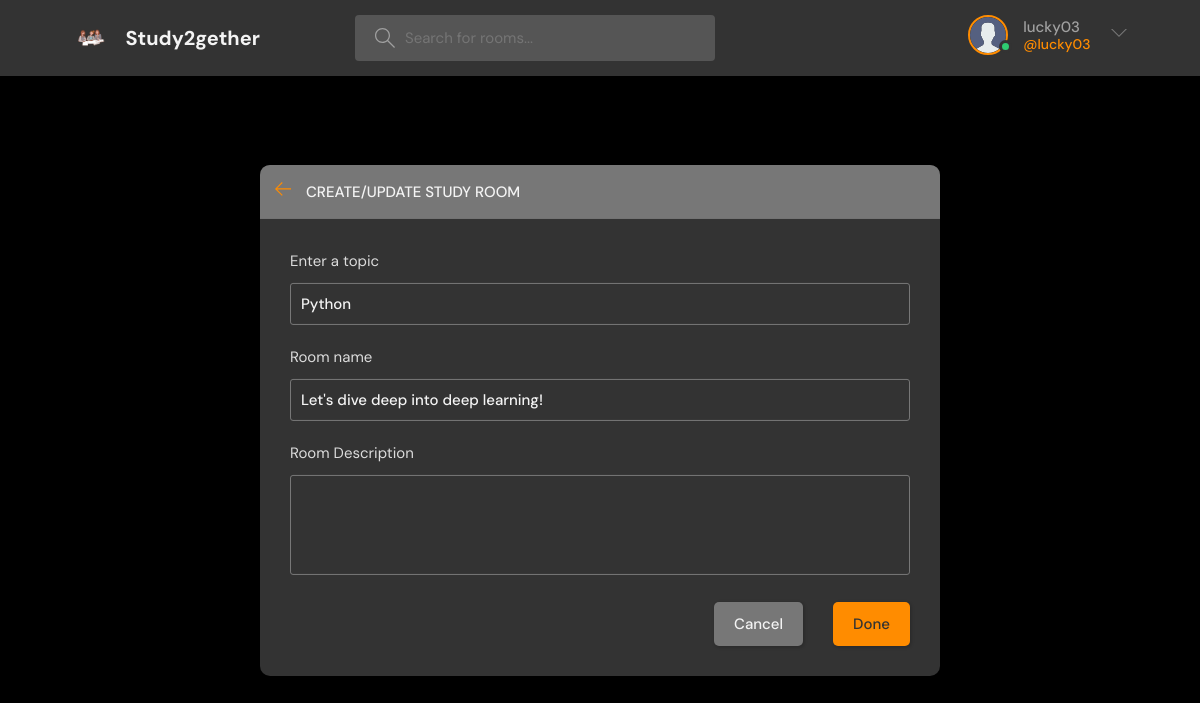
/update-room/2 (signed in), run on the app's committed database.
### base/models.py (models this page shows, shortened)
class User(AbstractUser):
    name = models.CharField(max_length=200, null=True)
    email = models.EmailField(unique=True,null=True)
    bio = models.TextField(null=True)
    avatar = models.ImageField(null=True, default="avatar.svg")
    USERNAME_FIELD = 'email'
    REQUIRED_FIELDS = []

class Room(models.Model):
    host = models.ForeignKey(User, on_delete=models.SET_NULL, null=True)
    topic = models.ForeignKey(Topic, on_delete=models.SET_NULL, null=True)
    name = models.CharField(max_length=200)
    description = models.TextField(null=True, blank=True)
    participants = models.ManyToManyField(User, related_name='participants')
    updated = models.DateTimeField(auto_now=True)
    created = models.DateTimeField(auto_now_add=True)
    class Meta:
        ordering = ['-updated', '-created']

class Topic(models.Model):
    name = models.CharField(max_length=200)

### base/views.py (the view, shortened to what this page needs)
# urls.py: path("update-room/<int:pk>", views.updateRoom, name="update-room"),
@login_required(login_url='/login')
def updateRoom(request, pk):
    room = Room.objects.get(id=pk)
    form = RoomForm(instance=room)
    topics = Topic.objects.all()
    if request.user != room.host:
        return HttpResponse("You are not allowed here")
    return render(request, 'base/room_form.html', {
        'form' : form,
        'topics' : topics,
        'room' : room
    })

### base/forms.py
class RoomForm(ModelForm):
    class Meta:
        model = Room
        fields = "__all__"
        exclude = ['host', 'participants']

### base/templates/base/room_form.html (shortened to what this page needs)
{% extends "main.html" %}
{% block content %}
  <main class="create-room layout">
    <div class="container">
      <div class="layout__box">
        <div class="layout__boxHeader">
          <div class="layout__boxTitle">
            <a href="{% url "home" %}">
              <svg version="1.1" xmlns="http://www.w3.org/2000/svg" width="32" height="32" viewBox="0 0 32 32">
                <title>arrow-left</title>
                <path
                  d="M13.723 2.286l-13.723 13.714 13.719 13.714 1.616-1.611-10.96-10.96h27.625v-2.286h-27.625l10.965-10.965-1.616-1.607z">
                </path>
              </svg>
            </a>
            <h3>Create/Update Study Room</h3>
          </div>
        </div>
        <div class="layout__body">
          <form class="form" action="" method="POST">
            <div class="form__group">
              <label for="room_topic">Enter a topic</label>
              <input required type="text" value="{{room.topic.name}}" name="topic" id="room_topic" list="topic-list" />
            </div>
            <div class="form__group">
              <label for="room_name">Room name</label>
              {{form.name}}
            </div>
            <div class="form__group">
              <label for="room_desc">Room Description</label>
              {{form.description}}
            </div>
            <div class="form__action">
              <a class="btn btn--dark" href="{% url "home" %}">Cancel</a>
              <button class="btn btn--main" type="submit">Done</button>
            </div>
          </form>
        </div>
      </div>
    </div>
  </main>
{% endblock content %}

### templates/navbar.html (shortened to what this page needs)
{% load static %}
<header class="header header--loggedIn">
    <div class="container">
      <a href="{% url "home" %}" class="header__logo">
        <img src="{% static "images/logo.png" %}" />
        <h1>Study2gether</h1>
      </a>
      <form class="header__search" method='GET' action="{% url "home" %}">
        <label>
          <input name="q" placeholder="Search for rooms..." />
        </label>
      </form>
      <nav class="header__menu">
        {% if request.user.is_authenticated %}
        <div class="header__user">
          <a href="{% url "update-user" %}">
            <div class="avatar avatar--medium active">
              <img src="{{request.user.avatar.url}}" />
            </div>
            <p>{{ request.user.username }} <span>@{{ request.user.username }}</span></p>
          </a>
          <button class="dropdown-button">
            <svg version="1.1" xmlns="http://www.w3.org/2000/svg" width="32" height="32" viewBox="0 0 32 32">
              <title>chevron-down</title>
              <path d="M16 21l-13-13h-3l16 16 16-16h-3l-13 13z"></path>
            </svg>
          </button>
        </div>
        {% else %}
        <a href="{% url "login" %}">
          <img src= "{% static 'images/avatar.svg' %}"/>
          <p>Login</p>
        </a>
        {% endif %}
      </nav>
    </div>
  </header>

### data on the page
User: user.avatar (placeholder picture), user.username "lucky03"
Room: topic "Python", name "Let's dive deep into deep learning!"
